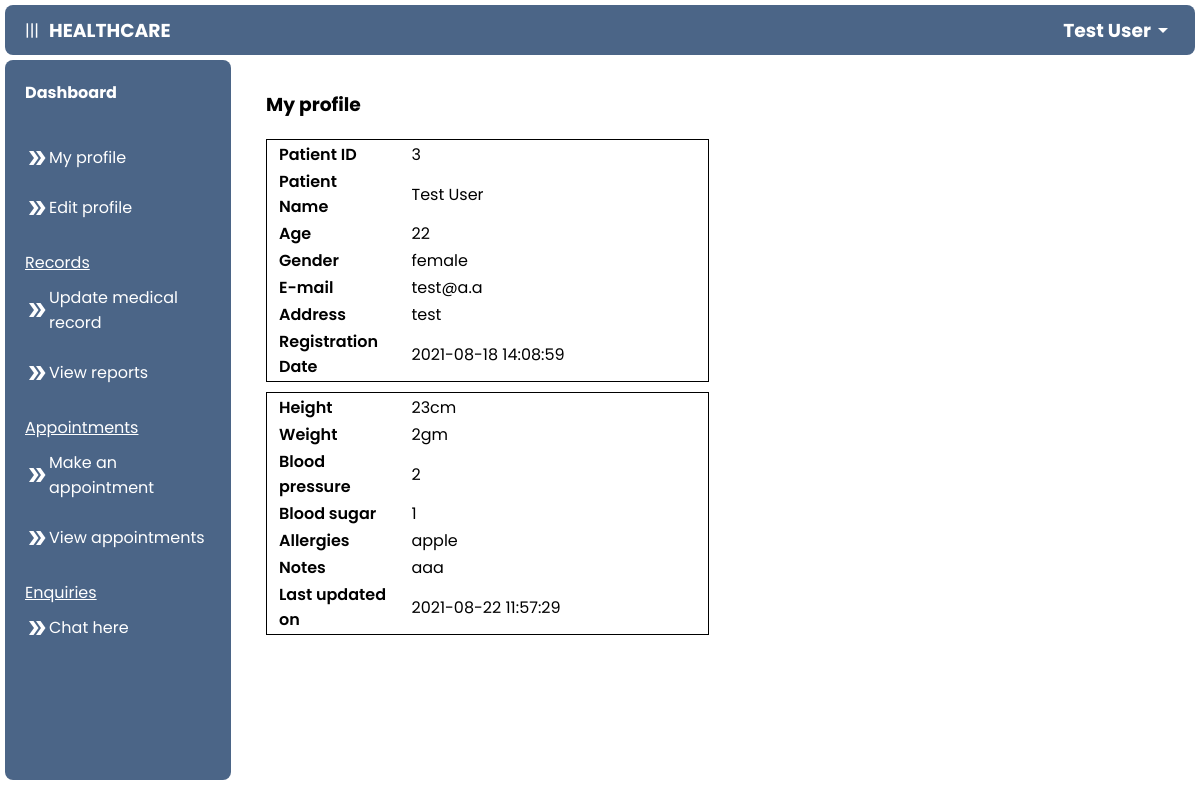
The app's page /patient/my_profile.php (signed in) with its own data.
### tables this page shows
CREATE TABLE `patient` (
  `p_id` int(11) NOT NULL,
  `name` varchar(255) NOT NULL,
  `email` varchar(255) NOT NULL,
  `password` varchar(255) NOT NULL,
  `address` varchar(255) NOT NULL,
  `age` int(100) NOT NULL,
  `gender` enum('male','female','other') NOT NULL,
  `reg_date` datetime NOT NULL DEFAULT CURRENT_TIMESTAMP
);

CREATE TABLE `p_records` (
  `record_id` int(100) NOT NULL,
  `p_id` int(100) NOT NULL,
  `height` varchar(255) DEFAULT NULL,
  `weight` varchar(255) DEFAULT NULL,
  `blood_pressure` varchar(255) DEFAULT NULL,
  `blood_sugar` varchar(255) DEFAULT NULL,
  `allergies` varchar(255) DEFAULT NULL,
  `notes` varchar(255) DEFAULT NULL,
  `update_date` datetime NOT NULL DEFAULT CURRENT_TIMESTAMP ON UPDATE CURRENT_TIMESTAMP
);

### patient/my_profile.php (the view, shortened to what this page needs)
<?php
$email = $_SESSION['email'];
include ("../connect.php");
$sql = mysqli_query($con, "SELECT * FROM patient WHERE email = '$email'");
$row1 = mysqli_fetch_array($sql);
$id = $row1["p_id"];
?>
<!DOCTYPE html>
<html lang="en">
<head>
    <link rel="stylesheet" href="../css/add.css">
</head>
<body>
<?php include ('navigation.php'); ?>
        <main>
           <h3 style="margin-bottom: 20px;">My profile</h3>
           <?php
$result = mysqli_query($con, "SELECT * FROM patient INNER JOIN p_records ON patient.p_id = p_records.p_id WHERE patient.p_id = $id ");
while ($row = mysqli_fetch_array($result)) {
?>
        <table class="myTable" style="margin-bottom: 10px;">
            <tr>
                <th style="width: 30%;">Patient ID</td>
                <td style="width: 70%;"><?php echo $id; ?></td>
            </tr>
            <tr>
                <th style="width: 30%;">Patient Name</th>
                <td style="width: 70%;"><?php echo $row["name"]; ?></td>
            </tr>
            <tr>
                <th style="width: 30%;">Age</th>
                <td style="width: 70%;"><?php echo $row["age"]; ?></td>
            </tr>
            <tr>
                <th style="width: 30%;">Gender</th>
                <td style="width: 70%;"><?php echo $row["gender"]; ?></td>
            </tr>
            <tr>
                <th style="width: 30%;">E-mail</th>
                <td style="width: 70%;"><?php echo $row["email"]; ?></td>
            </tr>
            <tr>
                <th style="width: 30%;">Address</th>
                <td style="width: 70%;"><?php echo $row["address"]; ?></td>
            </tr>
            <tr>
                <th style="width: 30%;">Registration Date</th>
                <td style="width: 70%;"><?php echo $row["reg_date"]; ?></td>
            </tr>
        </table>
        <table class="myTable" style="margin-top: 10px;">
            <tr>
                <th style="width: 30%;">Height</td>
                <td style="width: 70%;"><?php echo $row["height"]; ?></td>
            </tr>
            <tr>
                <th style="width: 30%;">Weight</th>
                <td style="width: 70%;"><?php echo $row["weight"]; ?></td>
            </tr>
            <tr>
                <th style="width: 30%;">Blood pressure</th>
                <td><?php echo $row["blood_pressure"]; ?></td>
            </tr>
            <tr>
                <th style="width: 30%;">Blood sugar</th>
                <td><?php echo $row["blood_sugar"]; ?></td>
            </tr>
            <tr>
                <th>Allergies</th>
                <td style="width: 70%;"><?php echo $row["allergies"]; ?></td>
            </tr>
            <tr>
                <th style="width: 30%;">Notes</th>
                <td style="width: 70%;"><?php echo $row["notes"]; ?></td>
            </tr>
            <tr>
                <th style="width: 30%;">Last updated on</th>
                <td style="width: 70%;"><?php echo $row["update_date"]; ?></td>
            </tr>
        </table>
    <?php } ?>
        </main>
    </div>
</body>
</html>

### patient/navigation.php (shortened to what this page needs)
<?php
include('../connect.php');
$email = $_SESSION['email'];
$sql = mysqli_query($con, "SELECT * FROM patient WHERE email = '$email'");
$row = mysqli_fetch_array($sql);
$name = $row["name"];
?>
<link rel="stylesheet" href="../css/nav.css">
<header>
    <div class="head">
        <div id="nav_button" onclick="nav_button()">|||</div>
        <h3>HEALTHCARE</h3>
    </div>
    <div class="dropdown">
        <div class="user">
            <h3><?php echo $name; ?></h3>
            <span class="material-icons">
            </span>
        </div>
    </div>
</header>
<div class="container">
    <nav id="nav">
        <div class="nav-content">
            <a href="./dashboard.php">
                <h4>Dashboard</h4>
            </a>
        </div>
        <div class="nav-content">
            <u>
                <p></p>
            </u>
            <a href="./my_profile.php"><span class="material-icons">
                </span>My profile</a><br>
            <a href="./edit_profile.php?id=<?php echo $row["p_id"] ?>"><span class="material-icons">
                </span>Edit profile</a>
        </div>
        <div class="nav-content">
            <u>
                <p>Records</p>
            </u>
            <a href="./update_record.php?id=<?php echo $row["p_id"] ?>"><span class="material-icons">
                </span>Update medical record</a><br>
            <a href="./view_reports.php"><span class="material-icons">
                </span>View reports</a>
        </div>
        <div class="nav-content">
            <u>
                <p>Appointments</p>
            </u>
            <a href="./make_appointment.php"><span class="material-icons">
                </span>Make an appointment</a><br>
            <a href="./view_appointments.php"><span class="material-icons">
                </span>View appointments</a>
        </div>
        <div class="nav-content">
            <u>
                <p>Enquiries</p>
            </u>
            <a href="./chat.php"><span class="material-icons">
                </span>Chat here</a><br>
        </div>
    </nav>

### css/add.css (style rules this page uses)
main { overflow: auto; }
.myTable { border: 1px solid black; width: 49%; }
.myTable th { font-weight: 600; text-align: start; padding: 0 10px; }
.myTable td, .myTable tr { padding: 0 10px; }

### css/nav.css (style rules this page uses)
* { padding: 0; margin: 0; box-sizing: border-box; font-family: 'Poppins', sans-serif; }
body { overflow: hidden; height: 100vh; }
a { text-decoration: none; color: black; }
header { display: flex; align-items: center; justify-content: space-between; width: 100%-5px; height: 50px; padding:0 20px; background-color: #4B6587; color: #ffffff; border-radius: 0.5rem; margin: 5px; }
.dropdown { position: relative; display: inline-block; }
header .user, .head { display: flex; align-items: center; cursor: pointer; }
.head { gap: 10px; }
.container { display: flex; height: 100%; }
nav { flex: 1; background-color: #4B6587; width: 100%; height: 90%; margin: 5px; margin-top: 0; color: white; border-radius: 0.5rem; overflow: auto; display: block; transition: 0.5s ease-in-out; }
.nav-content { margin: 20px 0; padding: 0 20px; }
.nav-content a { display: flex; align-items: center; text-decoration: none; color: white; font-size: 16px; }
.nav-content p { padding: 10px 0; }
main { flex: 4; width: 100%; padding: 30px; }

### patient/navigation.php (style rules this page uses)
main { margin-bottom: 50px; }

### records on screen
patient: name "Test User"
p_records: p.p_id "3", p.name "Test User", p.age "22", p.gender "female", p.email "test@a.a", p.address "test", p.reg_date "2021-08-18 14:08:59", height "23cm", weight "2gm", blood_pressure "2", blood_sugar "1", allergies "apple", notes "aaa", update_date "2021-08-22 11:57:29"
